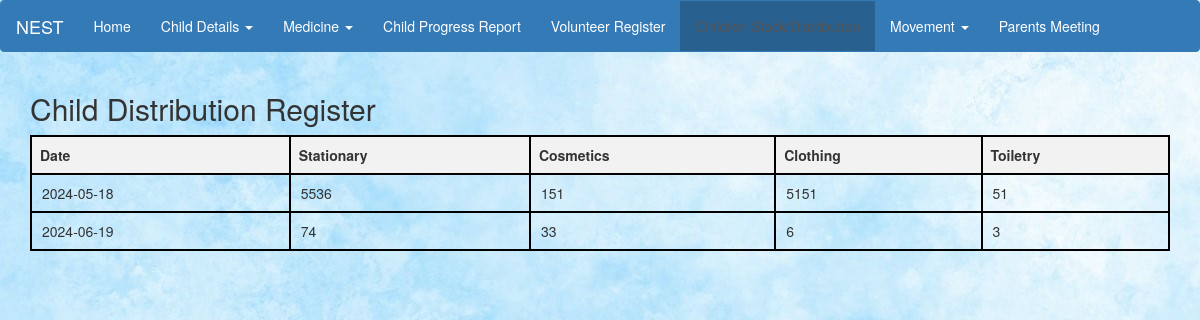
Screenshot of /child_distribution_view.php with the database file from the repository.
### tables this page shows
CREATE TABLE `child_register` (
  `date` date NOT NULL,
  `stationary` varchar(300) NOT NULL,
  `cosmetics` varchar(300) NOT NULL,
  `clothing` varchar(300) NOT NULL,
  `toiletry` varchar(300) NOT NULL
);

### child_distribution_view.php (the view, shortened to what this page needs)
<?php
$servername = "localhost";
$username = "root";
$password = "";
$database = "nestdb";
$conn = new mysqli($servername, $username, $password, $database);
$sql = "SELECT * FROM child_register";
$result = $conn->query($sql);
?>
<!DOCTYPE html>
<html lang="en">
<head>
    <link rel="stylesheet" href="https://maxcdn.bootstrapcdn.com/bootstrap/3.4.1/css/bootstrap.min.css">
    <link rel="stylesheet" href="style.css">
</head>
<body>
    <nav class="navbar navbar-default">
        <div class="container-fluid">
            <div class="navbar-header">
                <a class="navbar-brand" href="#">NEST</a>
            </div>
            <ul class="nav navbar-nav">
                <li><a href="index.html">Home</a></li>
                <li class="dropdown">
                    <a class="dropdown-toggle" data-toggle="dropdown" href="#">Child Details
                        <span class="caret"></span>
                    </a>
                </li>
                <li class="dropdown">
                    <a class="dropdown-toggle" data-toggle="dropdown" href="#">Medicine
                        <span class="caret"></span>
                    </a>
                </li>
                <li><a href="child_progress_report_view.html">Child Progress Report</a></li>
                <li><a href="volunteer_view.php">Volunteer Register</a></li>
                <li class="active"><a href="#">Children Stock/Distribution</a></li>
                <li class="dropdown">
                  <a class="dropdown-toggle" data-toggle="dropdown" href="#">Movement
                      <span class="caret"></span>
                  </a>
                </li>
                <li><a href="parent_meeting_register.html">Parents Meeting</a></li>
            </ul>
        </div>
    </nav>
    <div class="container">
        <h2>Child Distribution Register</h2>
        <table>
            <thead>
                <tr>
                    <th>Date</th>
                    <th>Stationary</th>
                    <th>Cosmetics</th>
                    <th>Clothing</th>
                    <th>Toiletry</th>
                </tr>
            </thead>
            <tbody>
                <?php
                if ($result->num_rows > 0) {
                    while($row = $result->fetch_assoc()) {
                        echo "<tr>";
                        echo "<td>" . $row["date"] . "</td>";
                        echo "<td>" . $row["stationary"] . "</td>";
                        echo "<td>" . $row["cosmetics"] . "</td>";
                        echo "<td>" . $row["clothing"] . "</td>";
                        echo "<td>" . $row["toiletry"] . "</td>";
                        echo "</tr>";
                    }
                } else {
                    echo "<tr><td colspan='5'>No records found</td></tr>";
                }
                ?>
            </tbody>
        </table>
    </div>
</body>
</html>

### style.css (style rules this page uses)
table td { padding-left: 10px; padding-right: 10px; }
table { width: 100%; }
.navbar-default { background-color: #337ab7; border-color: #337ab7; }
.navbar-default .navbar-brand { color: #ffffff; }
.navbar-default .navbar-nav > li > a { color: #ffffff; }
.navbar-default .navbar-nav > .active > a, .navbar-default .navbar-nav > .active > a:hover, .navbar-default .navbar-nav > .active > a:focus { background-color: #286090; }
body { background-color: #e6f2ff; background-image: url('bg_marble.jpg'); background-repeat: repeat; }

### child_distribution_view.php (style rules this page uses)
table { border-collapse: collapse; width: 100%; }
th, td { border: 2px solid black; text-align: left; padding: 8px; }
th { background-color: #f2f2f2; }

### rows the page displays
child_register: date "2024-05-18", stationary "5536", cosmetics "151", clothing "5151", toiletry "51"
child_register: date "2024-06-19", stationary "74", cosmetics "33", clothing "6", toiletry "3"
